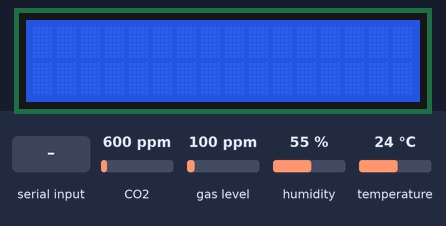
Bench run of a sketch on a simulated Arduino Uno, built with avr-gcc and run on an emulated ATmega328P. On the bench: 16×2 character LCD. The test bench sets the inputs (shaded band); at power-on: CO2 600 ppm, gas level 100 ppm, humidity 55 %, temperature 24 °C. What the sketch prints to the serial monitor is not drawn.

Above: at 1.2 s.
1.3 s: "1" received over Serial
At 3.9 s:
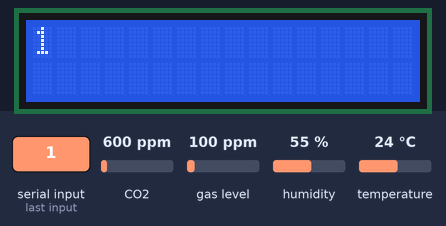
4.6 s: "0" received over Serial
At 6.7 s:
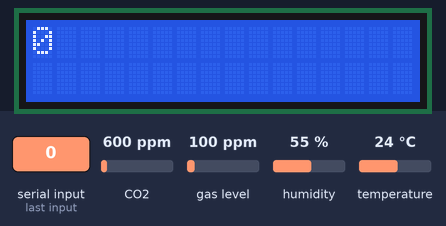
Timing chart, 0 to 8.2 s (numbered marks = the images above; inputs shaded):
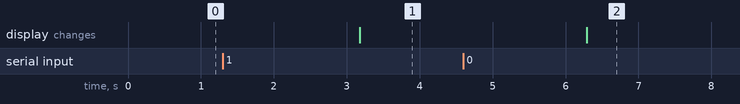

Measured:
- after the input at 1.3 s, the display: changes after 1.9 s (image 1)
- after the input at 4.6 s, the display: changes after 1.7 s (image 2)

The sketch:

test_sgp30_DHT22_LCD.ino
```cpp
#include <Wire.h>
#include "Adafruit_SGP30.h"
#include <DHT.h>
#include <LiquidCrystal.h>

#define DHTPIN 8
#define DHTTYPE DHT22

const int rs = 12, en = 11, d4 = 7, d5 = 6, d6 = 5, d7 = 4;
LiquidCrystal lcd(rs, en, d4, d5, d6, d7);


DHT dht(DHTPIN, DHTTYPE);


Adafruit_SGP30 sgp;

/* return absolute humidity [mg/m^3] with approximation formula
* @param temperature [°C]
* @param humidity [%RH]
*/
uint32_t getAbsoluteHumidity(float temperature, float humidity) {
    // approximation formula from Sensirion SGP30 Driver Integration chapter 3.15
    const float absoluteHumidity = 216.7f * ((humidity / 100.0f) * 6.112f * exp((17.62f * temperature) / (243.12f + temperature)) / (273.15f + temperature)); // [g/m^3]
    const uint32_t absoluteHumidityScaled = static_cast<uint32_t>(1000.0f * absoluteHumidity); // [mg/m^3]
    return absoluteHumidityScaled;
}

void setup() {
  Serial.begin(115200);

  // set up the LCD's number of columns and rows:
  lcd.begin(16, 2);

  while (!Serial) { delay(10); } // Wait for serial console to open!

//  // Wait a maximum of 10s for Serial Monitor
//  while (!Serial && millis() < 10000)
//    ;

  //Initialise the DHT sensor
  dht.begin();

  Serial.println("SGP30 test");

  if (! sgp.begin()){
    Serial.println("Sensor not found :(");
    while (1);
  }
  Serial.print("Found SGP30 serial #");
  Serial.print(sgp.serialnumber[0], HEX);
  Serial.print(sgp.serialnumber[1], HEX);
  Serial.println(sgp.serialnumber[2], HEX);

  // If you have a baseline measurement from before you can assign it to start, to 'self-calibrate'
  //sgp.setIAQBaseline(0x8E68, 0x8F41);  // Will vary for each sensor!


}


int counter = 0;

void loop() {

  //--------LCD--------
  // when characters arrive over the serial port...
  if (Serial.available()) {
    // wait a bit for the entire message to arrive
    delay(100);
    // clear the screen
    lcd.clear();
    // read all the available characters
    while (Serial.available() > 0) {
      // display each character to the LCD
      lcd.write(Serial.read());
    }
  }


  //--------DHT22--------

  float humidity = dht.readHumidity(false);
  float temperature = dht.readTemperature(false);

  // false: Celsius (default)
  // true: Farenheit

  Serial.print("Temperature: ");
  Serial.println(temperature);
  Serial.print("Humidity: ");
  Serial.println(humidity);

  delay(2000);


  //--------sgp30--------


  // If you have a temperature / humidity sensor, you can set the absolute humidity to enable the humditiy compensation for the air quality signals
  //float temperature = 22.1; // [°C]
  //float humidity = 45.2; // [%RH]
  //sgp.setHumidity(getAbsoluteHumidity(temperature, humidity));

  if (! sgp.IAQmeasure()) {
    Serial.println("Measurement failed");
    return;
  }
  Serial.print("TVOC "); Serial.print(sgp.TVOC); Serial.print(" ppb\t");
  Serial.print("eCO2 "); Serial.print(sgp.eCO2); Serial.println(" ppm");

  if (! sgp.IAQmeasureRaw()) {
    Serial.println("Raw Measurement failed");
    return;
  }
  Serial.print("Raw H2 "); Serial.print(sgp.rawH2); Serial.print(" \t");
  Serial.print("Raw Ethanol "); Serial.print(sgp.rawEthanol); Serial.println("");

  delay(1000);

  counter++;
  if (counter == 30) {
    counter = 0;

    uint16_t TVOC_base, eCO2_base;
    if (! sgp.getIAQBaseline(&eCO2_base, &TVOC_base)) {
      Serial.println("Failed to get baseline readings");
      return;
    }
    Serial.print("****Baseline values: eCO2: 0x"); Serial.print(eCO2_base, HEX);
    Serial.print(" & TVOC: 0x"); Serial.println(TVOC_base, HEX);
  }


}
```
